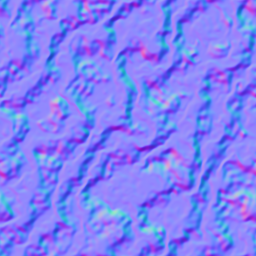
#> input picture tools/hd2d/water/water_normal.png, 256 x 256 px
$ python post.py ../water/water_normal.png ../water/water_normal.png
#> lines starting #> are read from the running program, lines starting #| are printed output that depends on the picture
# 后期：泛光（亮部高斯模糊叠加）+ 暖色调色 + 暗角，模拟参考视频的 HD-2D 画面
import sys, numpy as np
from PIL import Image, ImageFilter
src, dst = sys.argv[1], sys.argv[2]
im = Image.open(src).convert('RGB'); a = np.asarray(im).astype(np.float32) / 255
#> further down, im is the input picture: PIL image 256x256 RGB; mean R, G, B 128.4, 127.7, 246.9
lum = a @ [.299, .587, .114]
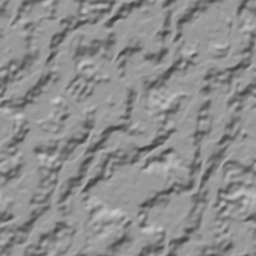
#> lum: shape (256, 256) float64; min 0.247, max 0.797, mean 0.555
bright = np.clip((lum - .62) / .38, 0, 1)[..., None] * a
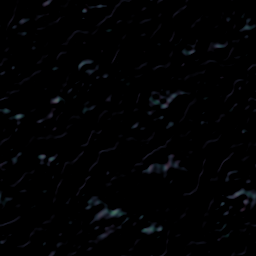
#> bright: shape (256, 256, 3) float64; mean R, G, B 0.00691, 0.00811, 0.0113
b = Image.fromarray((bright * 255).astype(np.uint8))
bl = sum(np.asarray(b.filter(ImageFilter.GaussianBlur(r))).astype(np.float32) / 255 * w for r, w in ((6, .5), (18, .45), (40, .35)))
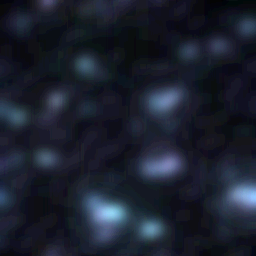
#> bl: shape (256, 256, 3) float32; mean R, G, B 0.00846, 0.0101, 0.0142; drawn with min black and max white
o = a + bl * .55
o = o * [1.04, 1.0, .93] + [.01, .005, 0]                     # 暖一点
o = (o - .5) * 1.06 + .5                                      # 轻微提对比
h, w = lum.shape; yy, xx = np.mgrid[0:h, 0:w]
#> after `h, w = lum.shape`: h = 256; w = 256
v = 1 - .28 * (((xx - w / 2) / (w / 2)) ** 2 + ((yy - h / 2) / (h / 2)) ** 2) ** 1.4
o *= v[..., None]
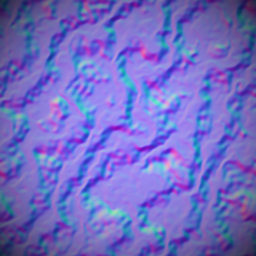
#> o: shape (256, 256, 3) float64; mean R, G, B 0.445, 0.422, 0.767
Image.fromarray((np.clip(o, 0, 1) * 255).astype(np.uint8)).save(dst, quality=93)
